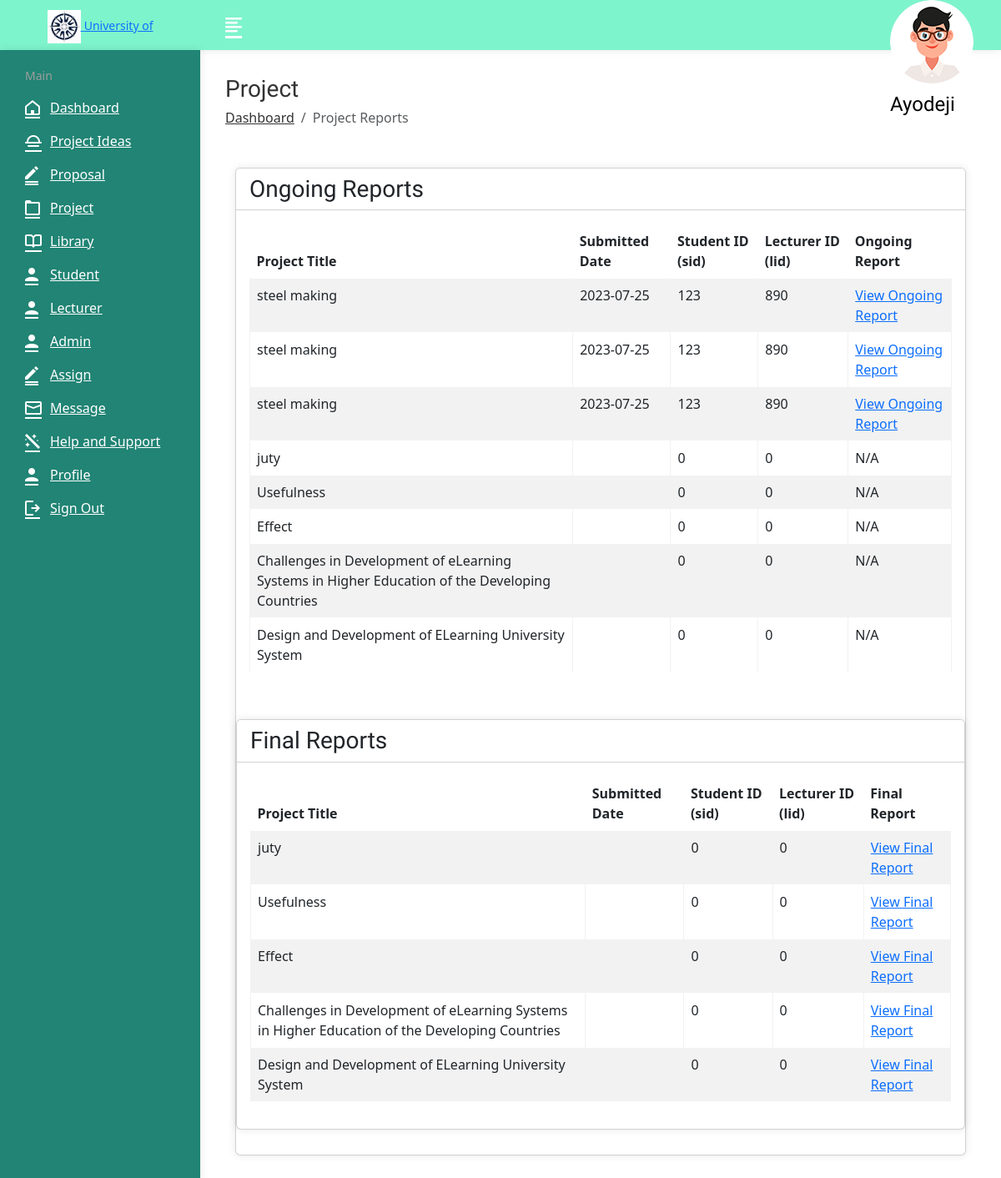
Screenshot of /admin/project.php (signed in) with the database file from the repository.
### tables this page shows
CREATE TABLE `projects` (
  `sid` int(11) NOT NULL,
  `project_title` varchar(255) NOT NULL,
  `project_status` varchar(255) NOT NULL,
  `lid` int(11) NOT NULL,
  `start_date` varchar(255) NOT NULL,
  `submission_deadline` varchar(255) NOT NULL,
  `ongoing_report` varchar(255) NOT NULL,
  `final_report` varchar(255) NOT NULL,
  `project_id` int(11) NOT NULL,
  `is_read` varchar(255) NOT NULL,
  `interim_report` varchar(255) NOT NULL
);

### admin/project.php (the view, shortened to what this page needs)
<?php
require("config.php");
?>
<!DOCTYPE html>
<html lang="en">
<head>
    <link rel="stylesheet" href="assets/css/bootstrap.min.css">
    <link rel="stylesheet" href="assets/css/font-awesome.min.css">
    <link rel="stylesheet" href="assets/css/feathericon.min.css">
    <link rel="stylesheet" href="assets/css/style.css">
    <link rel="stylesheet" href="https://cdnjs.cloudflare.com/ajax/libs/bootstrap/5.3.0/css/bootstrap.min.css">
</head>
</head>
<body>
    <div class="main-wrapper">
        <?php include("header.php"); ?>
        <div class="page-wrapper">
            <div class="content container-fluid">
                <div class="page-header">
                    <div class="row">
                        <div class="col-sm-12">
                            <h3 class="page-title">Project</h3>
                            <ul class="breadcrumb">
                                <li class="breadcrumb-item"><a href="dashboard.php">Dashboard</a></li>
                                <li class="breadcrumb-item active">Project Reports</li>
                            </ul>
                        </div>
                    </div>
                </div>
              <div class="container mt-5">
        <div class="row mt-4">
            <div class="col-md-12">
                <div class="card">
                    <div class="card-header">
                        <h3 class="card-title">Ongoing Reports</h3>
                    </div>
                    <div class="card-body">
                        <div class="table-responsive">
                        <table class="table table-striped table-bordered">
                            <thead>
                                    <tr>
                                        <th>Project Title</th>
                                        <th>Submitted Date </th>
                                        <th>Student ID (sid)</th>
                                        <th>Lecturer ID (lid)</th>
                                        <th>Ongoing Report</th>
                                    </tr>
                                </thead>
                                <tbody>
                                    <?php
                                    require("config.php");
                                    $projectQuery = "SELECT * FROM projects";
                                    $projectResult = mysqli_query($con, $projectQuery);
                                    if ($projectResult && mysqli_num_rows($projectResult) > 0) {
                                        while ($projectRow = mysqli_fetch_assoc($projectResult)) {
                                            ?>
                                            <tr>
                                                <td><?php echo $projectRow['project_title']; ?></td>
                                                <td><?php echo $projectRow['start_date']; ?></td>
                                                <td><?php echo $projectRow['sid']; ?></td>
                                                <td><?php echo $projectRow['lid']; ?></td>
                                                <td>
                                                    <?php
                                                    if (!empty($projectRow['ongoing_report'])) {
                                                        echo '<a href="' . $projectRow['ongoing_report'] . '" target="_blank">View Ongoing Report</a>';
                                                    } else {
                                                        echo 'N/A';
                                                    }
                                                    ?>
                                                </td>
                                            </tr>
                                            <?php
                                        }
                                    } else {
                                        echo '<tr><td colspan="6">No projects found.</td></tr>';
                                    }
                                    ?>
                                </tbody>
                            </table>
                        </div>
                    </div>
<div class="row mt-4">
    <div class="col-md-12">
        <div class="card">
            <div class="card-header">
                <h3 class="card-title">Final Reports</h3>
            </div>
            <div class="card-body">
                <div class="table-responsive">
                    <table class="table table-striped table-bordered">
                        <thead>
                            <tr>
                                <th>Project Title</th>
                                <th>Submitted Date</th>
                                <th>Student ID (sid)</th>
                                <th>Lecturer ID (lid)</th>
                                <th>Final Report</th>
                            </tr>
                        </thead>
                        <tbody>
                            <?php
                            require("config.php");
                            $projectQuery = "SELECT * FROM projects WHERE final_report != 'N/A' AND final_report != '' AND final_report IS NOT NULL";
                            $projectResult = mysqli_query($con, $projectQuery);
                            if ($projectResult && mysqli_num_rows($projectResult) > 0) {
                                while ($projectRow = mysqli_fetch_assoc($projectResult)) {
                                    ?>
                                    <tr>
                                        <td><?php echo $projectRow['project_title']; ?></td>
                                        <td><?php echo $projectRow['start_date']; ?></td>
                                        <td><?php echo $projectRow['sid']; ?></td>
                                        <td><?php echo $projectRow['lid']; ?></td>
                                        <td>
                                            <?php
                                            echo '<a href="' . $projectRow['final_report'] . '" target="_blank">View Final Report</a>';
                                            ?>
                                        </td>
                                    </tr>
                                    <?php
                                }
                            } else {
                                echo '<tr><td colspan="5">No projects with final reports found.</td></tr>';
                            }
                            ?>
                        </tbody>
                    </table>
                </div>
            </div>
        </div>
    </div>
</div>
    </div>
</body>
</html>

### admin/header.php (shortened to what this page needs)
<?php
require("config.php");
$query = "SELECT firstname FROM admin WHERE aid = '{$_SESSION['aid']}'";
$result = mysqli_query($con, $query);
if ($result && mysqli_num_rows($result) > 0) {
    $row = mysqli_fetch_assoc($result);
    $firstName = $row['firstname'];
} else {
    $firstName = 'Unknown';
}
?>
<div class="header">
    <div class="header-left">
        <a href="dashboard.php" class="logo">
            <img src="assets/img/logo.jpg" alt="Logo" width="30" height="50">
            <span style="font-size: 14px;">University of Greenwich</span>
        </a>
    </div>
    <a href="javascript:void(0);" id="toggle_btn">
        <i class="fe fe-text-align-left"></i>
    </a>
    <ul class="nav sid-menu">
        <li class="nav-item dropdown app-dropdown">
            <a href="#" class="dropdown-toggle nav-link" data-toggle="dropdown">
                <span class="sid-img"><img class="rounded-circle" src="assets/img/profiles/avatar-01.png" alt="Ryan Taylor"></span>
                <h4 style="color:black;margin-top:13px;text-transform:capitalize;"><?php echo $firstName; ?></h4>
            </a>
        </li>
    </ul>
</div>
            </div>
            <div class="sidebar" id="sidebar">
                <div class="sidebar-inner slimscroll">
					<div id="sidebar-menu" class="sidebar-menu">
						<ul>
							<li class="menu-title">
								<span>Main</span>
							</li>
							<li>
							<a href="dashboard.php"><i class="fe fe-home"></i> <span>Dashboard</span></a>
                            <a href="idea.php"><i class="fe fe-sunrise"></i> <span>Project Ideas</span></a>
<a href="proposal.php"><i class="fe fe-edit"></i> <span>Proposal</span></a>
<a href="project.php"><i class="fe fe-folder"></i> <span>Project</span></a>
<a href="library.php"><i class="fe fe-book"></i> <span>Library</span></a>
<a href="student.php"><i class="fe fe-sid"></i> <span>Student</span></a>
<a href="lecturer.php"><i class="fe fe-sid"></i> <span>Lecturer</span></a>
<a href="admin.php"><i class="fe fe-sid"></i> <span>Admin</span></a>
<a href="assign.php"><i class="fe fe-edit"></i> <span>Assign</span></a>
<a href="message.php"><i class="fe fe-mail"></i> <span>Message</span></a>
<a href="help.php"><i class="fe fe-magic"></i> <span>Help and Support</span></a>
<a href="profile.php"><i class="fe fe-sid"></i> <span>Profile</span></a>
<a href="logout.php"><i class="fe fe-logout"></i> <span>Sign Out</span></a>
							</li>
						</ul>
					</div>
                </div>
            </div>

### admin/header.php (style rules this page uses)
.nav.sid-menu { display: flex; flex-direction: row-reverse; align-items: center; margin-right: 15px; height: 50px; }
.nav.sid-menu li { order: -1; margin-left: 10px; }
.nav.sid-menu h4 { color: white; margin-right: 10px; text-transform: capitalize; line-height: 1; }

### rows the page displays
projects: project_title "steel making", start_date "2023-07-25", sid "123", lid "890"
projects: project_title "steel making", start_date "2023-07-25", sid "123", lid "890"
projects: project_title "steel making", start_date "2023-07-25", sid "123", lid "890"
projects: project_title "juty", sid "0", lid "0", ongoing_report "N/A"
projects: project_title "Usefulness", sid "0", lid "0", ongoing_report "N/A"
projects: project_title "Effect", sid "0", lid "0", ongoing_report "N/A"
projects: project_title "Challenges in Development of eLearning Systems in Higher Education of the Developing Countries", sid "0", lid "0", ongoing_report "N/A"
projects: project_title "Design and Development of ELearning University System", sid "0", lid "0", ongoing_report "N/A"

### other values shown
$firstName "Ayodeji"
